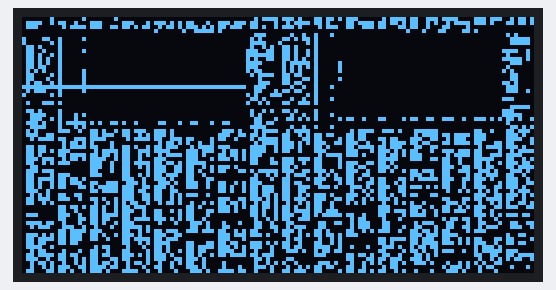
Bench run of a sketch on a simulated ESP32. On the bench: 128×64 one-colour display.

Above: at 2.2 s.

The sketch:

option_3.ino
```cpp
#include <Adafruit_SH1106.h>

#include <SPI.h>
#include <Wire.h>
#include <Adafruit_GFX.h>

#define OLED_SDA 27
#define OLED_SCL 26

Adafruit_SH1106 display(27, 26);

#define NUMFLAKES 10
#define XPOS 0
#define YPOS 1
#define DELTAY 2

#if (SH1106_LCDHEIGHT != 64)
#error("Height incorrect, please fix Adafruit_SH1106.h!");
#endif

const unsigned char picture [] PROGMEM = {

    };


void setup() {
  // put your setup code here, to run once:
  pinMode(OLED_SDA, INPUT_PULLUP);           // set pin to input
  pinMode(OLED_SCL, INPUT_PULLUP);           // set pin to input
  Serial.begin(115200);

  // by default, we'll generate the high voltage from the 3.3v line internally! (neat!)
  display.begin(SH1106_SWITCHCAPVCC, 0x3C);  // initialize with the I2C addr 0x3D (for the 128x64)
  // init done

  // Show image buffer on the display hardware.
  // Since the buffer is intialized with an Adafruit splashscreen
  // internally, this will display the splashscreen.
  display.display();
  delay(2000);

  // display IIITH logo
  display.clearDisplay();
  display.display();
  display.drawBitmap(0, 0,  picture , 128, 64, WHITE);
  display.display();
   delay(10000);

}
void loop() {
  // put your main code here, to run repeatedly:

}
```
